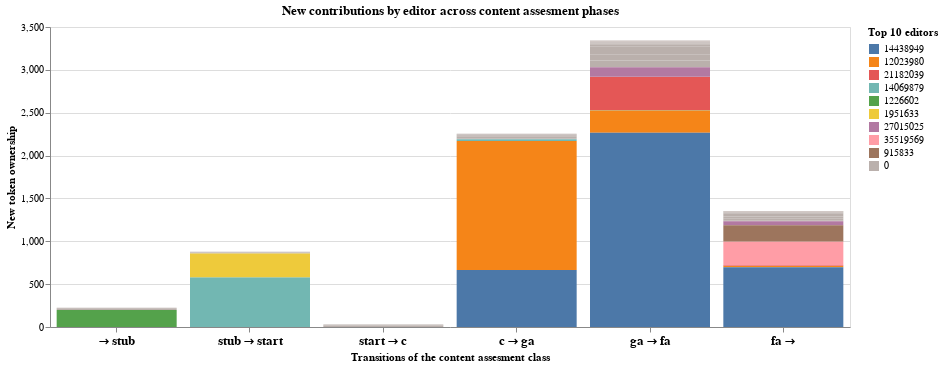

Source (notebook cell):
### Code cell
contributions_assesment_transitions = alt.Chart(transition_contr).mark_bar().encode(
    x = alt.X('class_transition:O', title = "Transitions of the content assesment class", sort = tl['class_transition'].tolist(), axis = alt.Axis(labelAngle = 0, labelFontSize = 13, labelFontWeight = 'bold')),
    y = alt.Y('abs', title = 'New token ownership'),
    color = alt.Color('editor_top10:N', title = "Top 10 editors", sort = editor_order),
    order = alt.Order('ranking', sort = 'ascending')
).properties(width = 800, title = 'New contributions by editor across content assesment phases')
contributions_assesment_transitions

### Figure 1 — Vega-Lite specification as saved in the notebook (floating-point values rounded to 4 significant figures; data arrays with more than 128 entries replaced by an {"elided": "..."} marker saying what was removed)
{"config": {"view": {"continuousWidth": 400, "continuousHeight": 300}}, "data": {"name": "data-38f075a50dd2370a82a534420502a71c"}, "mark": "bar", "encoding": {"color": {"type": "nominal", "field": "editor_top10", "sort": ["14438949", "12023980", "21182039", "14069879", "1226602", "1951633", "7010854", "20257625", "27015025", "10718397", "7611264", "23516672", "22015409", "18856113", "27823944", "10952742", "23284125", "1616157", "1239045", "18663209", "7902442", "35519569", "5950998", "13081108", "0|2601:9:3380:3C8:DAA2:5EFF:FE8F:2B56", "14637359", "13286072", "20483999", "2970597", "863017", "915833", "264323", "28903366", "11308236", "2260705", "67055", "3190816", "0|75.169.107.18", "2875984", "468111", "22759939", "1276024", "3729738", "12494142", "24549508", "19965906", "7098284", "38028158", "2300502", "3495083", "5886041", "22689343", "8001475", "1426328", "8372814", "1215485", "27992388", "36112485", "0|2409:4072:620A:88B9:0:0:248B:AC", "16902756", "3006008", "612496", "35936988", "30041183", "7903804", "14216826", "0|59.92.48.196", "18872885", "4851336", "8024439", "18936868", "13259281", "27213225", "134016", "30509987", "35252436", "9499232", "5350778"], "title": "Top 10 editors"}, "order": {"type": "quantitative", "field": "ranking", "sort": "ascending"}, "x": {"type": "ordinal", "axis": {"labelAngle": 0, "labelFontSize": 13, "labelFontWeight": "bold"}, "field": "class_transition", "sort": ["  → stub", "stub → start", "start → c", "c → ga", "ga → fa", "fa →  "], "title": "Transitions of the content assesment class"}, "y": {"type": "quantitative", "field": "abs", "title": "New token ownership"}}, "title": "New contributions by editor across content assesment phases", "width": 800, "$schema": "https://vega.github.io/schema/vega-lite/v4.8.1.json", "datasets": {"data-38f075a50dd2370a82a534420502a71c": {"elided": "384 records"}}}
